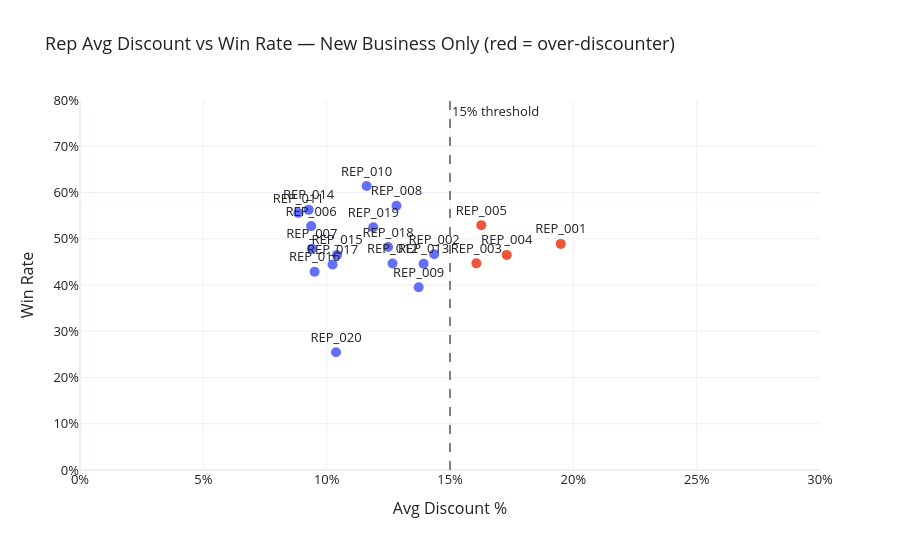

Notebook code for this chart:
### Markdown cell above
## Rep Discount vs Win Rate — New Business Only

### Code cell
nb_only = con.execute("""
    SELECT
        d.rep_id,
        COUNT(*) AS total_deals,
        ROUND(AVG(d.discount_pct), 4) AS avg_discount,
        ROUND(AVG(o.win_flag), 4) AS win_rate
    FROM deals d
    JOIN outcomes o ON d.deal_id = o.deal_id
    WHERE d.deal_type = 'New Business'
    GROUP BY d.rep_id
    HAVING COUNT(*) >= 5
    ORDER BY avg_discount DESC
""").df()

nb_only['over_discounter'] = nb_only['avg_discount'] > OVERDISCOUNT_THRESHOLD
colors = nb_only['over_discounter'].map({True: '#EF553B', False: '#636EFA'})

fig = go.Figure()

fig.add_trace(go.Scatter(
    x=nb_only['avg_discount'],
    y=nb_only['win_rate'],
    mode='markers+text',
    text=nb_only['rep_id'],
    textposition='top center',
    marker=dict(size=10, color=colors),
))

fig.add_vline(
    x=OVERDISCOUNT_THRESHOLD,
    line_dash='dash',
    line_color='grey',
    annotation_text='15% threshold',
    annotation_position='top right'
)

fig.update_layout(
    title='Rep Avg Discount vs Win Rate — New Business Only (red = over-discounter)',
    xaxis_title='Avg Discount %',
    yaxis_title='Win Rate',
    xaxis=dict(tickformat='.0%', range=[0, 0.30]),
    yaxis=dict(tickformat='.0%', range=[0, 0.80]),
    height=550,
    font=dict(size=13, color='#212121'),
    template='plotly_white'
)

fig.show()
fig.write_image('../outputs/02_rep_discount_vs_winrate.png')

### Figure 1 — Plotly figure (JSON) as saved in the notebook; plotly's stock layout.template omitted (floating-point values rounded to 4 significant figures)
{"data": [{"marker": {"color": ["#EF553B", "#EF553B", "#EF553B", "#EF553B", "#636EFA", "#636EFA", "#636EFA", "#636EFA", "#636EFA", "#636EFA", "#636EFA", "#636EFA", "#636EFA", "#636EFA", "#636EFA", "#636EFA", "#636EFA", "#636EFA", "#636EFA", "#636EFA"], "size": 10}, "mode": "markers+text", "text": ["REP_001", "REP_004", "REP_005", "REP_003", "REP_002", "REP_013", "REP_009", "REP_008", "REP_012", "REP_018", "REP_019", "REP_010", "REP_015", "REP_020", "REP_017", "REP_016", "REP_007", "REP_006", "REP_014", "REP_011"], "textposition": "top center", "type": "scatter", "x": [0.1949, 0.173, 0.1627, 0.1607, 0.1436, 0.1393, 0.1373, 0.1283, 0.1267, 0.1249, 0.1189, 0.1162, 0.1042, 0.1038, 0.1024, 0.0951, 0.094, 0.0937, 0.0927, 0.0885], "y": [0.4889, 0.4651, 0.5294, 0.4468, 0.4667, 0.4462, 0.3953, 0.5714, 0.4464, 0.4821, 0.525, 0.614, 0.4651, 0.2545, 0.4444, 0.4286, 0.4783, 0.5273, 0.5625, 0.5556]}], "layout": {"annotations": [{"showarrow": false, "text": "15% threshold", "x": 0.15, "xanchor": "left", "xref": "x", "y": 1, "yanchor": "top", "yref": "y domain"}], "font": {"color": "#212121", "size": 13}, "height": 550, "shapes": [{"line": {"color": "grey", "dash": "dash"}, "type": "line", "x0": 0.15, "x1": 0.15, "xref": "x", "y0": 0, "y1": 1, "yref": "y domain"}], "title": {"text": "Rep Avg Discount vs Win Rate — New Business Only (red = over-discounter)"}, "xaxis": {"range": [0, 0.3], "tickformat": ".0%", "title": {"text": "Avg Discount %"}}, "yaxis": {"range": [0, 0.8], "tickformat": ".0%", "title": {"text": "Win Rate"}}}}
